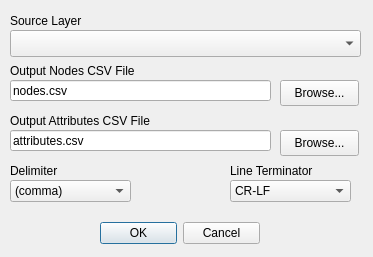
<?xml version="1.0" encoding="UTF-8"?>
<ui version="4.0">
 <class>mmqgis_geometry_export_form</class>
 <widget class="QDialog" name="mmqgis_geometry_export_form">
  <property name="windowModality">
   <enum>Qt::ApplicationModal</enum>
  </property>
  <property name="enabled">
   <bool>true</bool>
  </property>
  <property name="geometry">
   <rect>
    <x>0</x>
    <y>0</y>
    <width>373</width>
    <height>257</height>
   </rect>
  </property>
  <property name="mouseTracking">
   <bool>false</bool>
  </property>
  <property name="windowTitle">
   <string>Export Geometry to CSV</string>
  </property>
  <widget class="QDialogButtonBox" name="buttonBox">
   <property name="geometry">
    <rect>
     <x>100</x>
     <y>220</y>
     <width>160</width>
     <height>26</height>
    </rect>
   </property>
   <property name="orientation">
    <enum>Qt::Horizontal</enum>
   </property>
   <property name="standardButtons">
    <set>QDialogButtonBox::Cancel|QDialogButtonBox::Ok</set>
   </property>
  </widget>
  <widget class="QLabel" name="label">
   <property name="geometry">
    <rect>
     <x>10</x>
     <y>110</y>
     <width>181</width>
     <height>22</height>
    </rect>
   </property>
   <property name="text">
    <string>Output Attributes CSV File</string>
   </property>
  </widget>
  <widget class="QLineEdit" name="attfilename">
   <property name="geometry">
    <rect>
     <x>10</x>
     <y>130</y>
     <width>261</width>
     <height>21</height>
    </rect>
   </property>
   <property name="text">
    <string>attributes.csv</string>
   </property>
   <property name="readOnly">
    <bool>false</bool>
   </property>
  </widget>
  <widget class="QPushButton" name="attbrowse">
   <property name="geometry">
    <rect>
     <x>280</x>
     <y>130</y>
     <width>79</width>
     <height>26</height>
    </rect>
   </property>
   <property name="text">
    <string>Browse...</string>
   </property>
  </widget>
  <widget class="QComboBox" name="sourcelayer">
   <property name="geometry">
    <rect>
     <x>10</x>
     <y>30</y>
     <width>351</width>
     <height>27</height>
    </rect>
   </property>
  </widget>
  <widget class="QLabel" name="label_4">
   <property name="geometry">
    <rect>
     <x>10</x>
     <y>10</y>
     <width>108</width>
     <height>22</height>
    </rect>
   </property>
   <property name="text">
    <string>Source Layer</string>
   </property>
  </widget>
  <widget class="QPushButton" name="nodebrowse">
   <property name="geometry">
    <rect>
     <x>280</x>
     <y>80</y>
     <width>79</width>
     <height>26</height>
    </rect>
   </property>
   <property name="text">
    <string>Browse...</string>
   </property>
  </widget>
  <widget class="QLabel" name="label_2">
   <property name="geometry">
    <rect>
     <x>10</x>
     <y>60</y>
     <width>151</width>
     <height>22</height>
    </rect>
   </property>
   <property name="text">
    <string>Output Nodes CSV File</string>
   </property>
  </widget>
  <widget class="QLineEdit" name="nodefilename">
   <property name="geometry">
    <rect>
     <x>10</x>
     <y>80</y>
     <width>261</width>
     <height>21</height>
    </rect>
   </property>
   <property name="text">
    <string>nodes.csv</string>
   </property>
   <property name="readOnly">
    <bool>false</bool>
   </property>
  </widget>
  <widget class="QComboBox" name="lineterminator">
   <property name="geometry">
    <rect>
     <x>230</x>
     <y>180</y>
     <width>121</width>
     <height>22</height>
    </rect>
   </property>
   <item>
    <property name="text">
     <string>CR-LF</string>
    </property>
   </item>
   <item>
    <property name="text">
     <string>LF</string>
    </property>
   </item>
  </widget>
  <widget class="QLabel" name="label_5">
   <property name="geometry">
    <rect>
     <x>230</x>
     <y>160</y>
     <width>108</width>
     <height>22</height>
    </rect>
   </property>
   <property name="text">
    <string>Line Terminator</string>
   </property>
  </widget>
  <widget class="QComboBox" name="delimiter">
   <property name="geometry">
    <rect>
     <x>10</x>
     <y>180</y>
     <width>121</width>
     <height>22</height>
    </rect>
   </property>
   <item>
    <property name="text">
     <string>(comma)</string>
    </property>
   </item>
   <item>
    <property name="text">
     <string>(bar)</string>
    </property>
   </item>
   <item>
    <property name="text">
     <string>(space)</string>
    </property>
   </item>
  </widget>
  <widget class="QLabel" name="label_3">
   <property name="geometry">
    <rect>
     <x>10</x>
     <y>160</y>
     <width>108</width>
     <height>22</height>
    </rect>
   </property>
   <property name="text">
    <string>Delimiter</string>
   </property>
  </widget>
 </widget>
 <tabstops>
  <tabstop>sourcelayer</tabstop>
  <tabstop>nodefilename</tabstop>
  <tabstop>nodebrowse</tabstop>
  <tabstop>attfilename</tabstop>
  <tabstop>attbrowse</tabstop>
  <tabstop>delimiter</tabstop>
  <tabstop>lineterminator</tabstop>
  <tabstop>buttonBox</tabstop>
 </tabstops>
 <resources/>
 <connections>
  <connection>
   <sender>buttonBox</sender>
   <signal>accepted()</signal>
   <receiver>mmqgis_geometry_export_form</receiver>
   <slot>accept()</slot>
   <hints>
    <hint type="sourcelabel">
     <x>248</x>
     <y>254</y>
    </hint>
    <hint type="destinationlabel">
     <x>157</x>
     <y>274</y>
    </hint>
   </hints>
  </connection>
  <connection>
   <sender>buttonBox</sender>
   <signal>rejected()</signal>
   <receiver>mmqgis_geometry_export_form</receiver>
   <slot>reject()</slot>
   <hints>
    <hint type="sourcelabel">
     <x>316</x>
     <y>260</y>
    </hint>
    <hint type="destinationlabel">
     <x>286</x>
     <y>274</y>
    </hint>
   </hints>
  </connection>
 </connections>
</ui>
